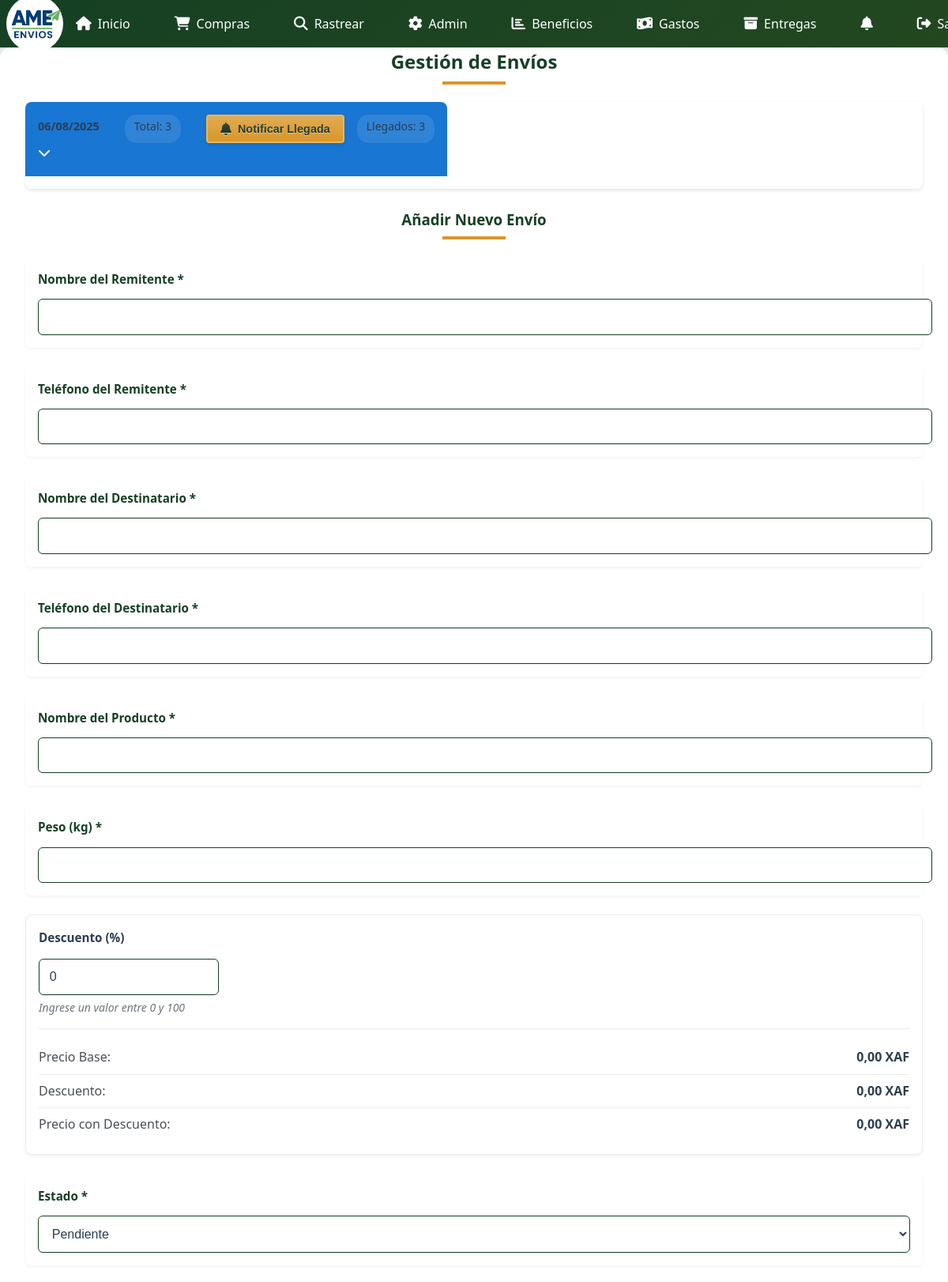
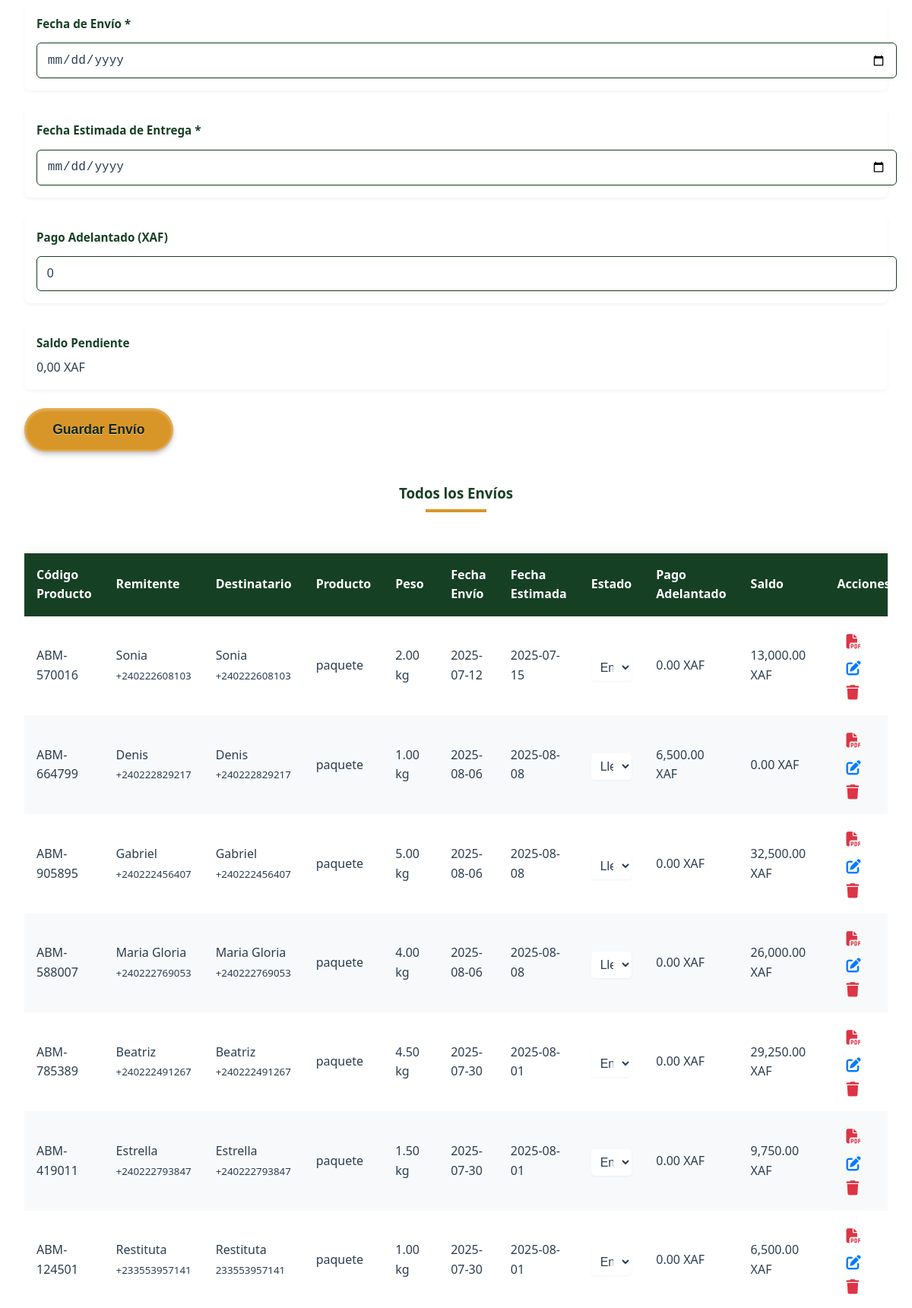
/admin.php (signed in, upper part), run on the app's committed database (2 pictures, top to bottom).
### tables this page shows
CREATE TABLE `shipments` (
  `id` int(11) NOT NULL,
  `code` varchar(20) NOT NULL,
  `group_code` varchar(20) NOT NULL,
  `sender_name` varchar(100) NOT NULL,
  `sender_phone` varchar(20) NOT NULL,
  `receiver_name` varchar(100) NOT NULL,
  `receiver_phone` varchar(20) NOT NULL,
  `product` varchar(100) NOT NULL,
  `weight` decimal(10,2) NOT NULL,
  `shipping_cost` decimal(10,2) NOT NULL,
  `sale_price` decimal(10,2) NOT NULL,
  `profit` decimal(10,2) NOT NULL,
  `ship_date` date NOT NULL,
  `est_date` date NOT NULL,
  `status` enum('pending','ontheway','arrived','delayed','delivered') NOT NULL DEFAULT 'pending',
  `created_at` timestamp NOT NULL DEFAULT current_timestamp(),
  `advance_payment` decimal(10,2) DEFAULT 0.00
);

### includes/functions.php (called while the page is built, shortened)
<?php
function getAllShipmentsIncludingDelivered($pdo) {
    $stmt = $pdo->query("SELECT * FROM shipments ORDER BY created_at DESC, ship_date DESC");
    return $stmt->fetchAll(PDO::FETCH_ASSOC);
}
function getShipmentsByGroup($pdo) {
    $pdo->query("
        INSERT IGNORE INTO shipment_groups (group_code)
        SELECT DISTINCT group_code FROM shipments
        WHERE group_code IS NOT NULL
        AND group_code NOT IN (SELECT group_code FROM shipment_groups)
    ");
    $pdo->query("
        UPDATE shipment_groups sg
        SET is_archived = 1
        WHERE NOT EXISTS (
            SELECT 1 FROM shipments s
            WHERE s.group_code = sg.group_code
            AND s.status != 'delivered'
        )
    ");
    $stmt = $pdo->query("
        SELECT
            s.group_code,
            DATE_FORMAT(s.ship_date, '%d/%m/%Y') as formatted_date,
            COUNT(*) as total_shipments,
            SUM(CASE WHEN s.status = 'pending' THEN 1 ELSE 0 END) as pending,
            SUM(CASE WHEN s.status = 'ontheway' THEN 1 ELSE 0 END) as ontheway,
            SUM(CASE WHEN s.status = 'arrived' THEN 1 ELSE 0 END) as arrived,
            SUM(CASE WHEN s.status = 'delay' THEN 1 ELSE 0 END) as delayed_count,
            SUM(CASE WHEN s.status = 'delivered' THEN 1 ELSE 0 END) as delivered
        FROM shipments s
        LEFT JOIN shipment_groups sg ON s.group_code = sg.group_code
        WHERE s.status != 'delivered'
        GROUP BY s.group_code, s.ship_date
        HAVING COUNT(*) > 0
        ORDER BY s.ship_date DESC
    ");
    return $stmt->fetchAll(PDO::FETCH_ASSOC);
}
function getShipmentsByGroupCode($pdo, $groupCode) {
    $stmt = $pdo->prepare("
        SELECT s.*
        FROM shipments s
        LEFT JOIN shipment_groups sg ON s.group_code = sg.group_code
        WHERE s.group_code = ?
        AND s.status != 'delivered'
        ORDER BY s.created_at DESC
    ");
    $stmt->execute([$groupCode]);
    return $stmt->fetchAll(PDO::FETCH_ASSOC);
}
?>

### admin.php (the view, shortened to what this page needs)
<?php
require_once 'includes/db.php';
require_once 'includes/functions.php';
$grouped_shipments = getShipmentsByGroup($pdo);
?>
<?php include 'includes/header.php'; ?>
    <section class="admin-section">
        <h2 class="section-title">Gestión de Envíos</h2>
        <div class="shipment-groups">
            <?php
            $hasActiveShipments = false;
            foreach ($grouped_shipments as $group):
                if ($group['total_shipments'] > 0) {
                    $hasActiveShipments = true;
                    break;
                }
            endforeach;
            if ($hasActiveShipments):
            ?>
            <?php foreach ($grouped_shipments as $group): ?>
                <?php if ($group['total_shipments'] > 0): ?>
                <div class="group-container">
                    <div class="group-header group-toggle" id="group-<?php echo $group['group_code']; ?>-toggle"
                        data-group-code="<?php echo $group['group_code']; ?>" style="cursor: pointer;">
                        <div class="group-info">
                            <span class="group-date"><?php echo $group['formatted_date']; ?></span>
                            <div class="group-stats">
                                <span class="stat-item">Total: <?php echo $group['total_shipments']; ?></span>
                                <button type="button" class="notify-arrival-btn" onclick="event.stopPropagation(); notifyGroupArrival('<?php echo htmlspecialchars($group['group_code']); ?>', '<?php echo htmlspecialchars($group['formatted_date']); ?>')">
                                    <i class="fas fa-bell"></i> Notificar Llegada
                                </button>
                                <?php if ($group['arrived'] > 0): ?>
                                    <span class="stat-item">Llegados: <?php echo $group['arrived']; ?></span>
                                <?php endif; ?>
                            </div>
                        </div>
                        <i class="fas fa-chevron-down"></i>
                    </div>
                                    <?php
                                    $group_shipments = getShipmentsByGroupCode($pdo, $group['group_code']);
                                    ?>
                </div>
                <?php endif; ?>
            <?php endforeach; ?>
            <?php endif; ?>
        </div>
        <h3 class="section-title">Añadir Nuevo Envío</h3>
        <form id="new-shipment-form" method="POST" class="section">
            <div class="form-group">
                <label for="sender_name" class="form-label">Nombre del Remitente *</label>
                <input type="text" id="sender_name" name="sender_name" class="form-input" required>
            </div>
            <div class="form-group">
                <label for="sender_phone" class="form-label">Teléfono del Remitente *</label>
                <input type="tel" id="sender_phone" name="sender_phone" class="form-input" required>
            </div>
            <div class="form-group">
                <label for="receiver_name" class="form-label">Nombre del Destinatario *</label>
                <input type="text" id="receiver_name" name="receiver_name" class="form-input" required>
            </div>
            <div class="form-group">
                <label for="receiver_phone" class="form-label">Teléfono del Destinatario *</label>
                <input type="tel" id="receiver_phone" name="receiver_phone" class="form-input" required>
            </div>
            <div class="form-group">
                <label for="product-name" class="form-label">Nombre del Producto *</label>
                <input type="text" id="product-name" name="product" class="form-input" required>
            </div>
            <div class="form-group">
                <label for="weight" class="form-label">Peso (kg) *</label>
                <input type="number" id="weight" name="weight" class="form-input" step="0.1" min="0.1" required>
            </div>
            <div class="form-group discount-section">
                <label for="discount-percentage" class="form-label">Descuento (%)</label>
                <input type="number" id="discount-percentage" name="discount_percentage" class="form-input discount-input" step="0.01" min="0" max="100" value="0">
                <div class="form-help">Ingrese un valor entre 0 y 100</div>
                <div class="discount-display">
                    <div class="discount-item">
                        <span class="discount-label">Precio Base:</span>
                        <span id="base-price" class="discount-value">0.00 XAF</span>
                    </div>
                    <div class="discount-item">
                        <span class="discount-label">Descuento:</span>
                        <span id="discount-amount" class="discount-value">0.00 XAF</span>
                    </div>
                    <div class="discount-item">
                        <span class="discount-label">Precio con Descuento:</span>
                        <span id="discounted-price" class="discount-value">0.00 XAF</span>
                    </div>
                </div>
            </div>
            <div class="form-group">
                <label for="status" class="form-label">Estado *</label>
                <select id="status" name="status" class="form-input" required>
                    <option value="pending">Pendiente</option>
                </select>
            </div>
            <div class="form-group">
                <label for="ship-date" class="form-label">Fecha de Envío *</label>
                <input type="date" id="ship-date" name="ship_date" class="form-input" required>
            </div>
            <div class="form-group">
                <label for="est-date" class="form-label">Fecha Estimada de Entrega *</label>
                <input type="date" id="est-date" name="est_date" class="form-input" required>
            </div>
            <div class="form-group">
                <label for="advance_payment" class="form-label">Pago Adelantado (XAF)</label>
                <input type="number" id="advance_payment" name="advance_payment" class="form-input" step="0.01" min="0" value="0">
            </div>
            <div class="form-group">
                <label class="form-label">Saldo Pendiente</label>
                <div id="balance-display" class="form-control">0.00 XAF</div>
            </div>
            <button type="submit" class="btn">Guardar Envío</button>
        </form>
        <h3 class="section-title" style="margin-top:2.5rem;">Todos los Envíos</h3>
        <div style="overflow-x:auto;">
        <table class="admin-table">
            <thead>
                <tr>
                    <th>Código Producto</th>
                    <th>Remitente</th>
                    <th>Destinatario</th>
                    <th>Producto</th>
                    <th>Peso</th>
                    <th>Fecha Envío</th>
                    <th>Fecha Estimada</th>
                    <th>Estado</th>
                    <th>Pago Adelantado</th>
                    <th>Saldo</th>
                    <th>Acciones</th>
                </tr>
            </thead>
            <tbody>
                <?php
                $current_shipments = getAllShipmentsIncludingDelivered($pdo);
                foreach ($current_shipments as $shipment):
                ?>
                    <tr data-id="<?php echo $shipment['id']; ?>">
                        <td><?php echo htmlspecialchars($shipment['code']); ?></td>
                        <td class="editable">
                            <div class="display-text">
                                <?php echo htmlspecialchars($shipment['sender_name']); ?><br>
                                <small><?php echo htmlspecialchars($shipment['sender_phone']); ?></small>
                            </div>
                        </td>
                        <td class="editable">
                            <div class="display-text">
                                <?php echo htmlspecialchars($shipment['receiver_name']); ?><br>
                                <small><?php echo htmlspecialchars($shipment['receiver_phone']); ?></small>
                            </div>
                        </td>
                        <td class="editable">
                            <div class="display-text"><?php echo htmlspecialchars($shipment['product']); ?></div>
                        </td>
                        <td class="editable">
                            <div class="display-text"><?php echo htmlspecialchars($shipment['weight']); ?> kg</div>
                        </td>
                        <td class="editable">
                            <div class="display-text"><?php echo htmlspecialchars($shipment['ship_date']); ?></div>
                        </td>
                        <td class="editable">
                            <div class="display-text"><?php echo htmlspecialchars($shipment['est_date']); ?></div>
                        </td>
                        <td>
                            <select class="status-select" name="status" data-id="<?php echo $shipment['id']; ?>" onchange="updateStatus(this)">
                                <option value="arrived" <?php echo $shipment['status'] === 'arrived' ? 'selected' : ''; ?>>Llegada</option>
                                <option value="delivered" <?php echo $shipment['status'] === 'delivered' ? 'selected' : ''; ?>>Entregado</option>
                            </select>
                        </td>
                        <td class="editable">
                            <div class="display-text"><?php echo number_format($shipment['advance_payment'], 2, '.', ','); ?> XAF</div>
                        </td>
                        <td class="editable">
                            <div class="display-text"><?php echo number_format($shipment['sale_price'] - $shipment['advance_payment'], 2, '.', ','); ?> XAF</div>
                        </td>
                        <td>
                            <a href="generate_pdf.php?id=<?php echo $shipment['id']; ?>" target="_blank" class="action-btn pdf-btn" title="Generar PDF"><i class="fas fa-file-pdf"></i></a>
                            <button class="action-btn edit-btn" onclick="makeEditable(this)" title="Editar"><i class="fas fa-edit"></i></button>
                            <button class="action-btn delete-btn" onclick="deleteShipment(<?php echo $shipment['id']; ?>)" title="Eliminar"><i class="fas fa-trash"></i></button>
                        </td>
                    </tr>
                <?php endforeach; ?>
            </tbody>
        </table>
    </section>
<?php include 'includes/footer.php'; ?>

### data on the page
shipments: code "ABM-570016", sender_name "Sonia", sender_phone "+240222608103", receiver_name "Sonia", receiver_phone "+240222608103", product "paquete", weight "2.00", ship_date "2025-07-12", est_date "2025-07-15", status "Entregado", advance_payment "0.00", $shipment['sale_price'] - $shipment['advance_payment'] "13,000.00"
shipments: code "ABM-664799", sender_name "Denis", sender_phone "+240222829217", receiver_name "Denis", receiver_phone "+240222829217", product "paquete", weight "1.00", ship_date "2025-08-06", est_date "2025-08-08", status "Llegada", advance_payment "6,500.00", $shipment['sale_price'] - $shipment['advance_payment'] "0.00"
shipments: code "ABM-905895", sender_name "Gabriel", sender_phone "+240222456407", receiver_name "Gabriel", receiver_phone "+240222456407", product "paquete", weight "5.00", ship_date "2025-08-06", est_date "2025-08-08", status "Llegada", advance_payment "0.00", $shipment['sale_price'] - $shipment['advance_payment'] "32,500.00"
shipments: code "ABM-588007", sender_name "Maria Gloria", sender_phone "+240222769053", receiver_name "Maria Gloria", receiver_phone "+240222769053", product "paquete", weight "4.00", ship_date "2025-08-06", est_date "2025-08-08", status "Llegada", advance_payment "0.00", $shipment['sale_price'] - $shipment['advance_payment'] "26,000.00"
shipments: code "ABM-785389", sender_name "Beatriz", sender_phone "+240222491267", receiver_name "Beatriz", receiver_phone "+240222491267", product "paquete", weight "4.50", ship_date "2025-07-30", est_date "2025-08-01", status "Entregado", advance_payment "0.00", $shipment['sale_price'] - $shipment['advance_payment'] "29,250.00"
shipments: code "ABM-419011", sender_name "Estrella", sender_phone "+240222793847", receiver_name "Estrella", receiver_phone "+240222793847", product "paquete", weight "1.50", ship_date "2025-07-30", est_date "2025-08-01", status "Entregado", advance_payment "0.00", $shipment['sale_price'] - $shipment['advance_payment'] "9,750.00"
shipments: code "ABM-124501", sender_name "Restituta", sender_phone "+233553957141", receiver_name "Restituta", receiver_phone "233553957141", product "paquete", weight "1.00", ship_date "2025-07-30", est_date "2025-08-01", status "Entregado", advance_payment "0.00", $shipment['sale_price'] - $shipment['advance_payment'] "6,500.00"

### other printed values
$group['formatted_date'] "06/08/2025"
$group['total_shipments'] "3"
$group['arrived'] "3"
